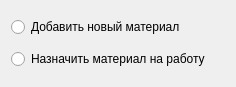
<?xml version="1.0" encoding="UTF-8"?>
<ui version="4.0">
 <class>Dialog</class>
 <widget class="QDialog" name="Dialog">
  <property name="geometry">
   <rect>
    <x>0</x>
    <y>0</y>
    <width>236</width>
    <height>87</height>
   </rect>
  </property>
  <property name="windowTitle">
   <string>Добавить материал</string>
  </property>
  <layout class="QVBoxLayout" name="verticalLayout">
   <item>
    <widget class="QRadioButton" name="rButt_new">
     <property name="text">
      <string>Добавить новый материал</string>
     </property>
    </widget>
   </item>
   <item>
    <widget class="QRadioButton" name="rButt_old">
     <property name="text">
      <string>Назначить материал на работу</string>
     </property>
    </widget>
   </item>
  </layout>
 </widget>
 <resources/>
 <connections/>
</ui>
